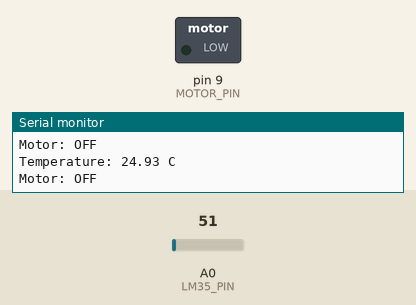
Recording of a sketch running on a simulated Arduino Uno, built with avr-gcc and run on an emulated ATmega328P. Parts: switched loads named in the sketch (green lamp = pin HIGH), the last lines printed to the serial monitor. Inputs (shaded band) come from the test bench; at power-on: A0 (LM35_PIN) = 51.

Above: at 1.8 s.
1.9 s: A0 (LM35_PIN) set to 69
At 3.2 s:
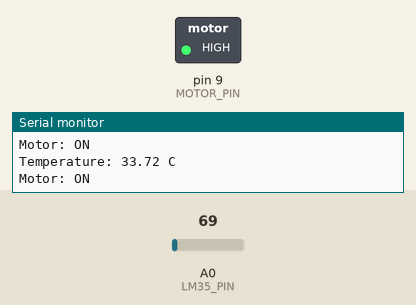
3.5 s: A0 (LM35_PIN) set to 61
At 4.8 s:
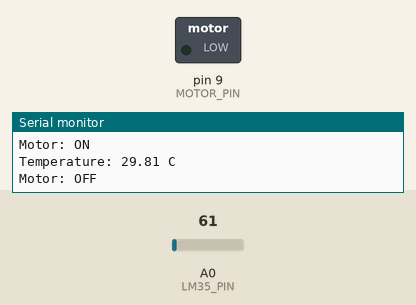
5.5 s: A0 (LM35_PIN) set to 71
At 6.3 s:
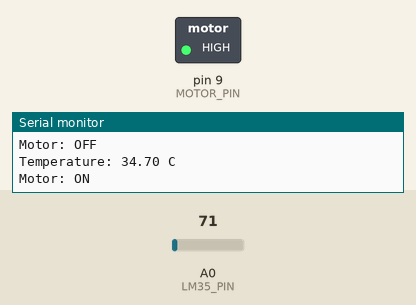
Timing chart, 0 to 8.5 s (numbered marks = the images above; inputs shaded):
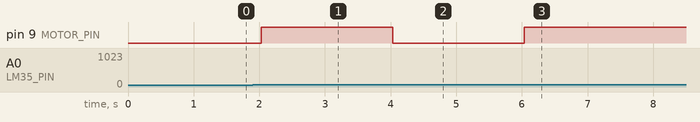

Measured:
- the behaviour switches between 61 and 62 on A0 (LM35_PIN) (found by bisection; images 0 and 1)
- after the input at 1.9 s, pin 9 (MOTOR_PIN): LOW → HIGH after 0.13 s
- after the input at 3.5 s, pin 9 (MOTOR_PIN): HIGH → LOW after 0.53 s
- after the input at 5.5 s, pin 9 (MOTOR_PIN): LOW → HIGH after 0.53 s

The sketch:

sketch_expp4.ino
```cpp
const int LM35_PIN = A0;
const int MOTOR_PIN = 9;

void setup() {
  pinMode(MOTOR_PIN, OUTPUT);

  Serial.begin(9600);

  Serial.println("LM35 Temperature Monitoring");
  Serial.println("---------------------------");
}

void loop() {

  int sensorValue = analogRead(LM35_PIN);

  float voltage = sensorValue * (5.0 / 1023.0);

  float temperature = voltage * 100.0;

  Serial.print("Temperature: ");
  Serial.print(temperature);
  Serial.println(" C");

  // Motor ON when temperature reaches 30°C
  if (temperature >= 30.0) {
    digitalWrite(MOTOR_PIN, HIGH);
    Serial.println("Motor: ON");
  }
  else {
    digitalWrite(MOTOR_PIN, LOW);
    Serial.println("Motor: OFF");
  }

  delay(1000);
}
```
